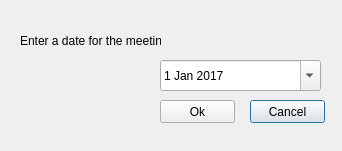
<?xml version="1.0" encoding="UTF-8"?>
<ui version="4.0">
 <class>AddMeetingsDialog</class>
 <widget class="QDialog" name="AddMeetingsDialog">
  <property name="geometry">
   <rect>
    <x>0</x>
    <y>0</y>
    <width>342</width>
    <height>151</height>
   </rect>
  </property>
  <property name="windowTitle">
   <string>Dialog</string>
  </property>
  <widget class="QPushButton" name="cancelMeetingButton">
   <property name="geometry">
    <rect>
     <x>250</x>
     <y>100</y>
     <width>75</width>
     <height>23</height>
    </rect>
   </property>
   <property name="text">
    <string>Cancel</string>
   </property>
  </widget>
  <widget class="QPushButton" name="okMeetingButton">
   <property name="geometry">
    <rect>
     <x>160</x>
     <y>100</y>
     <width>75</width>
     <height>23</height>
    </rect>
   </property>
   <property name="text">
    <string>Ok</string>
   </property>
  </widget>
  <widget class="QDateEdit" name="dateEdit">
   <property name="geometry">
    <rect>
     <x>160</x>
     <y>60</y>
     <width>161</width>
     <height>31</height>
    </rect>
   </property>
   <property name="dateTime">
    <datetime>
     <hour>0</hour>
     <minute>0</minute>
     <second>0</second>
     <year>2017</year>
     <month>1</month>
     <day>1</day>
    </datetime>
   </property>
   <property name="calendarPopup">
    <bool>true</bool>
   </property>
  </widget>
  <widget class="QLabel" name="label">
   <property name="geometry">
    <rect>
     <x>20</x>
     <y>30</y>
     <width>141</width>
     <height>21</height>
    </rect>
   </property>
   <property name="text">
    <string>Enter a date for the meeting:</string>
   </property>
  </widget>
 </widget>
 <resources/>
 <connections/>
</ui>
